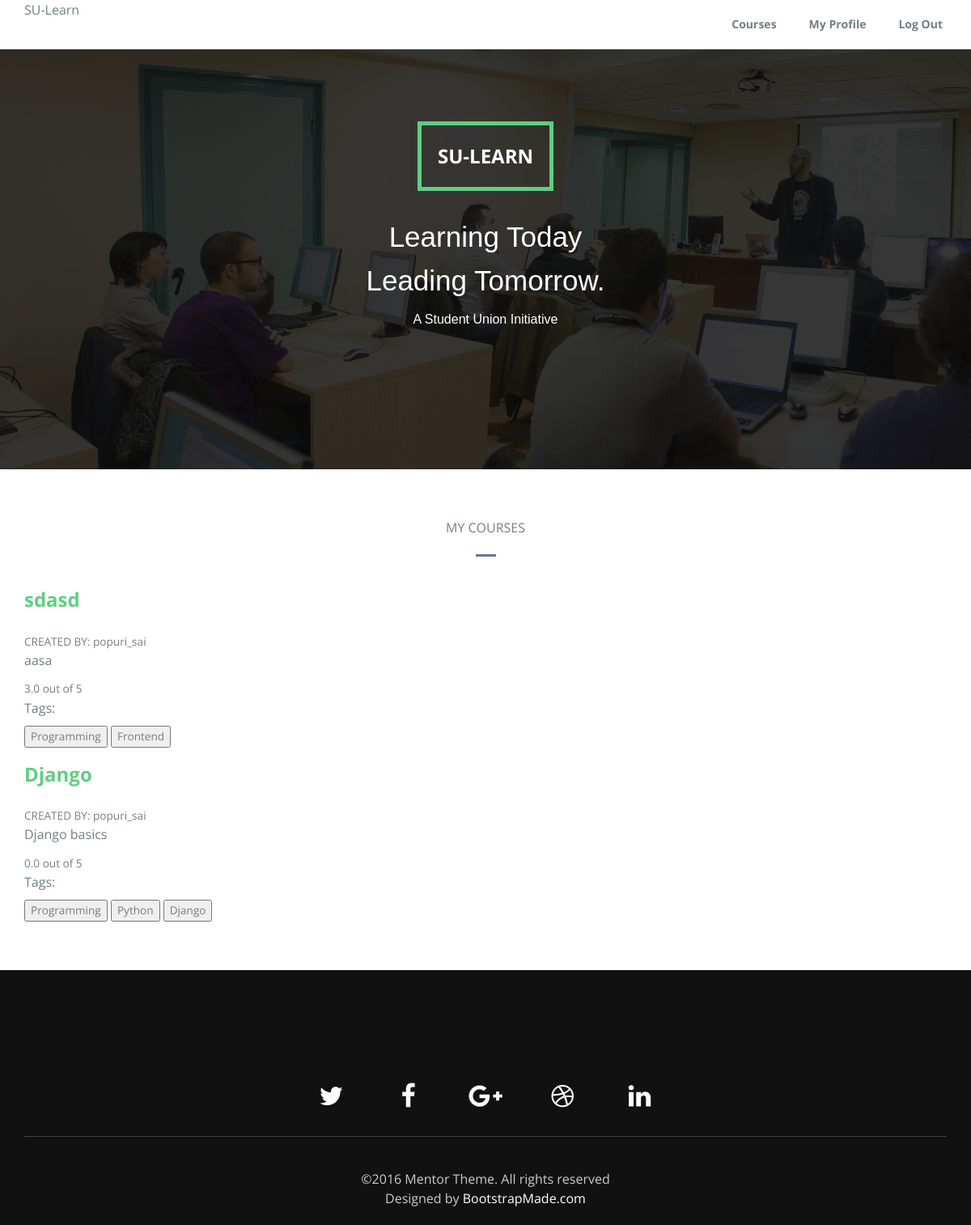
Page /creators/mycourses (signed in) on the committed database.
### e_learning/models.py (models this page shows, shortened)
class Courses(models.Model):
	name = models.CharField(max_length=180,null=True)
	overview = models.TextField(null=True)
	created_by = models.ForeignKey(User,on_delete=models.CASCADE,null=True,related_name='created_by_set')
	rating = models.FloatField(default=0)
	slug = models.SlugField(unique=True,max_length=100,null=True)
	tags = TaggableManager()
	taken_by = models.ManyToManyField(User)
	completed_by = models.ManyToManyField(User,related_name='completed_by')

### e_learning/views.py (the view)
# urls.py: path('creators/mycourses',views.mycourses,name='mycourses'),
@login_required()
def mycourses(request):
	courses = Courses.objects.filter(created_by=request.user)
	context = {
	'courses':courses,
	}
	return render(request,'e_learning/mycourses.html',context)

### e_learning/templates/e_learning/mycourses.html (shortened to what this page needs)
{% load static %}
<!DOCTYPE html>
<html lang="en">
<head>
  <link rel="stylesheet" type="text/css" href="{% static 'e_learning/css/font-awesome.min.css' %}">
  <link rel="stylesheet" type="text/css" href="{% static 'e_learning/css/bootstrap.min.css' %}">
  <link rel="stylesheet" type="text/css" href="{% static 'e_learning/css/imagehover.min.css' %}">
  <link rel="stylesheet" type="text/css" href="{% static 'e_learning/css/style.css' %}">
</head>
<body>
  <nav class="navbar navbar-default navbar-fixed-top">
    <div class="container">
      <div class="navbar-header">
        SU-<span>Learn</span>
      </div>
      <div class="collapse navbar-collapse" id="myNavbar">
        <ul class="nav navbar-nav navbar-right">
          <li><a href="{% url 'courses' %}">Courses</a></li>
          <li><a href="{% url 'profile' %}">My Profile</a></li>
          <li><a href="http://su-learn.herokuapp.com/accounts/logout/" data-toggle="modal">Log Out</a></li>
        </ul>
      </div>
    </div>
  </nav>
  <div class="banner">
    <div class="bg-color">
      <div class="container">
        <div class="row">
          <div class="banner-text text-center">
            <div class="text-border">
              <h2 class="text-dec">SU-Learn</h2>
            </div>
            <div class="intro-para text-center quote">
              <p class="big-text">Learning Today<br />Leading Tomorrow.</p>
              <p class="small-text">A Student Union Initiative</p>
            </div>
          </div>
        </div>
      </div>
    </div>
  </div>
  <section id="faculity-member" class="section-padding">
    <div class="container">
      <div class="row">
        <div class="header-section text-center">
          MY COURSES
          <hr class="bottom-line">
        </div>
        <div class="col-lg-4 col-md-4 col-sm-4">
          {% for course in courses %}
            <h2><a href="{% url 'course_details' course.slug %}"> {{ course.name }} </a></h2>
            <small> CREATED BY: {{ course.created_by }}</small>
            <p>{{ course.overview }}</p>
            <small>{{ course.rating }} out of 5</small><br />
            <p>Tags:</p>
            {% for tag in course.tags.all %}
              <small><button>{{ tag }}</button></small>
            {% endfor %}
          {% endfor %}
        </div>
      </div>
    </div>
  </section>
  <footer id="footer" class="footer">
    <div class="container text-center">
       <ul class="social-links">
        <li><a href="#link"><i class="fa fa-twitter fa-fw"></i></a></li>
        <li><a href="#link"><i class="fa fa-facebook fa-fw"></i></a></li>
        <li><a href="#link"><i class="fa fa-google-plus fa-fw"></i></a></li>
        <li><a href="#link"><i class="fa fa-dribbble fa-fw"></i></a></li>
        <li><a href="#link"><i class="fa fa-linkedin fa-fw"></i></a></li>
      </ul>
      ©2016 Mentor Theme. All rights reserved
      <div class="credits">
        Designed by <a href="https://bootstrapmade.com/">BootstrapMade.com</a>
      </div>
    </div>
  </footer>
</body>
</html>

### e_learning/static/e_learning/css/style.css (style rules this page uses)
body { font-size: 15px; line-height: 1.52; color: #717f86; font-size: 16px; font-family: 'Open Sans', sans-serif; font-weight: 400; }
ol, ul { list-style: none; }
.section-padding { padding: 60px 0px; }
h1, h2, h3, h4, h5, h6 { font-family: Open Sans, sans-serif; font-weight: 700; color: #4B4B4C; }
a { color: #5fcf80; }
.navbar-default { background-color: #ffffff; }
.navbar-default .navbar-nav > li > a { color: #717f86; font-size: 14px; font-weight: 700; }
.navbar-nav > li > a { padding: 0px; margin: 10px 5px; padding: 10px 15px; }
.navbar { margin-bottom: 0px; }
.banner { background: url('../img/bg-banner.jpg') no-repeat center top; background-size: cover; min-height: 580px; position: relative; }
.bg-color { background-color: RGBA(12, 11, 11, 0.82); min-height: 580px; }
.text-dec { font-size: 24px; padding: 10px 20px; margin: 15px 0; text-transform: uppercase; color: #fff; }
.text-border { border: 5px solid #5FCF80; display: inline-block; margin-top: 150px; }
.intro-para { font-family: 'Alegreya Sans', sans-serif; font-size: 45px; color: #fff; margin-top: 30px; }
.big-text { font-size: 35px; }
.small-text { font-size: 16px; }
h2 { font-size: 24px; padding-bottom: 15px; }
.bottom-line { width: 25px; height: 3px; background-color: rgb(99, 122, 145); }
.footer { padding: 60px 0 20px; background: #111; color: #ccc; }
.footer a { color: #fff; }
.footer .social-links li a { color: #fff; font-size: 32px; line-height: 50px; border-radius: 50%; text-align: center; -webkit-transition: all .3s ease-out; transition: all .3s ease-out; }
.footer .social-links li { display: inline-block; margin: 0 25px 25px; -webkit-transition: all .3s ease-out; transition: all .3s ease-out; }
.footer .social-links { list-style: none; padding: 0; margin: 30px 0 40px; padding: 40px 0 0; border-bottom: 1px solid rgba(255,255,255,0.2); }

### rows in the picture
Courses: name "sdasd", created_by "popuri_sai", overview "aasa", rating "3.0"
Tag: name "Programming"
Tag: name "Frontend"
Courses: name "Django", created_by "popuri_sai", overview "Django basics", rating "0.0"
Tag: name "Python"
Tag: name "Django"
